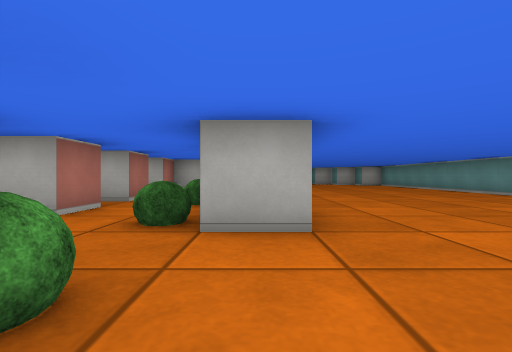
[1] (above)

24 first-person views from a walk through a cub3D ray-caster map. The camera is about half as high as the walls, looks level and sees 85° across. The floor is counted in squares. Each view is taken from the middle of a square. On the plan, view 1 faces up. The plan holds only what a view shows up to about 9 squares ahead; the rest is blank.

[2]
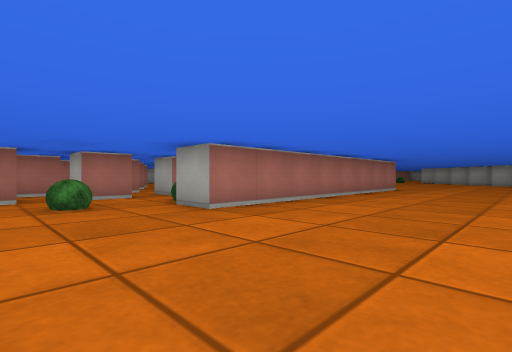

[3]
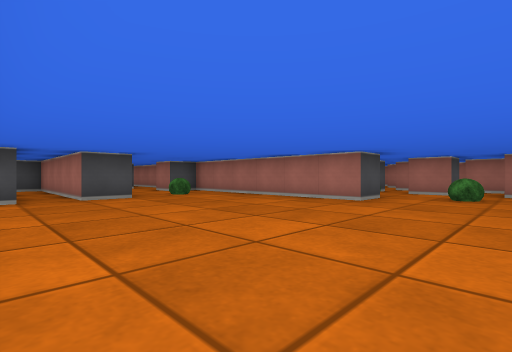

[4]
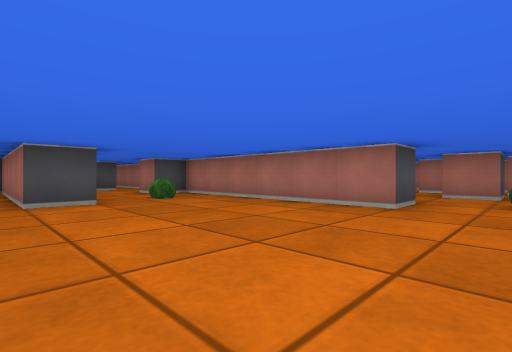

[5]
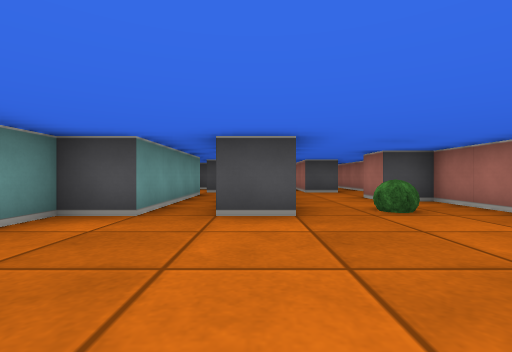

[6]
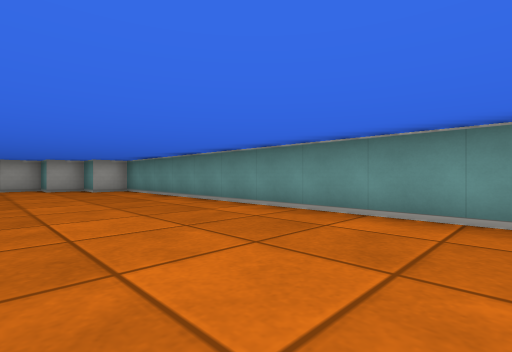

[7]
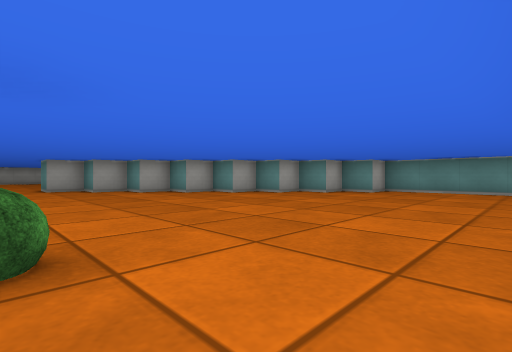

[8]
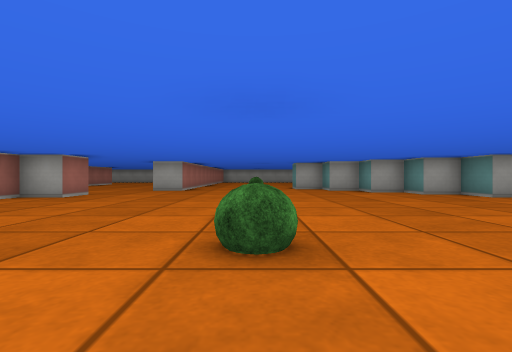

[9]
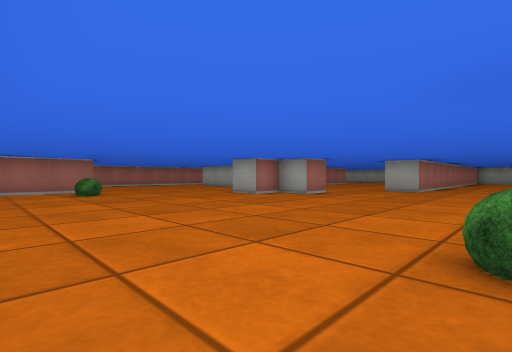

[10]
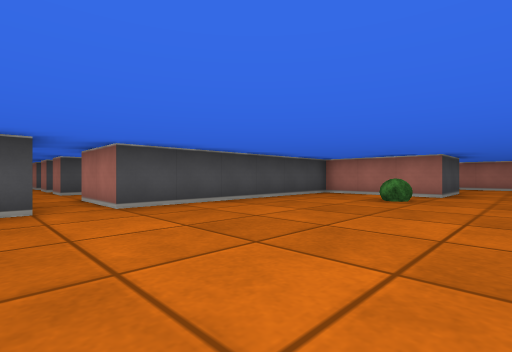

[11]
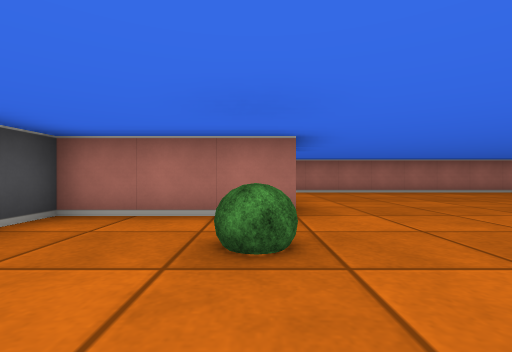

[12]
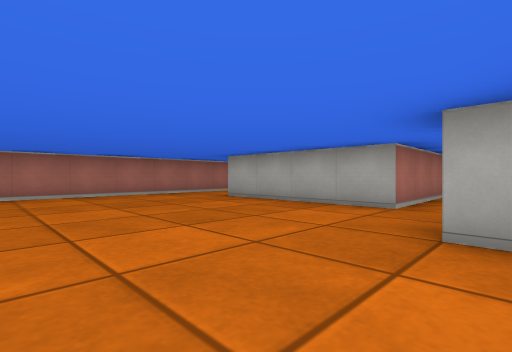

[13]
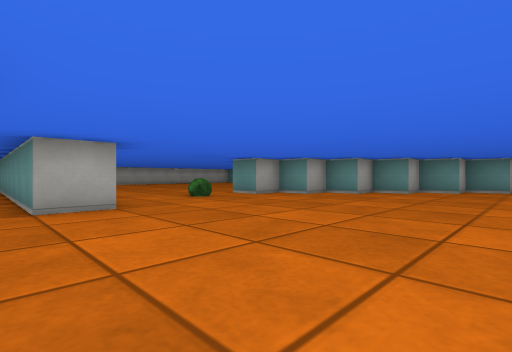

[14]
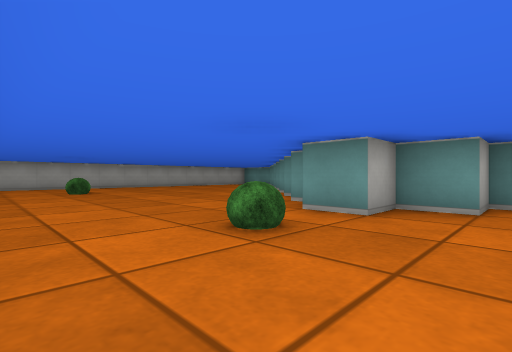

[15]
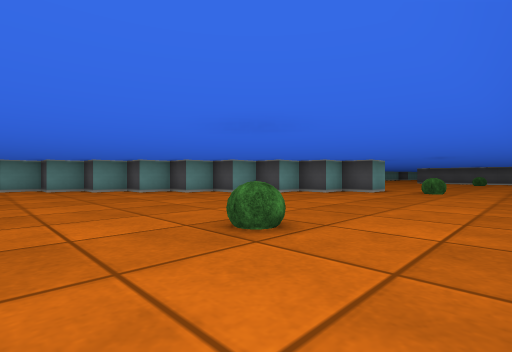

[16]
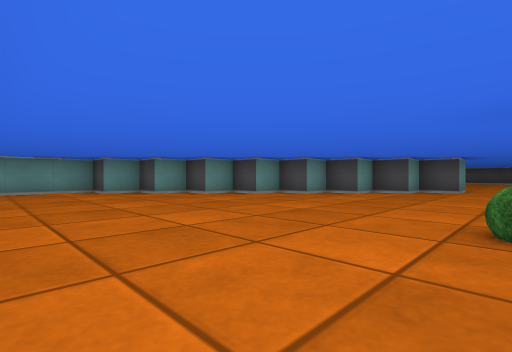

[17]
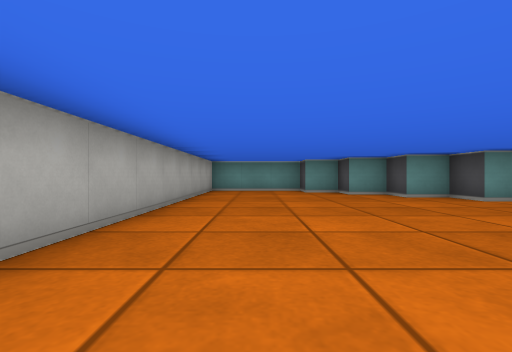

[18]
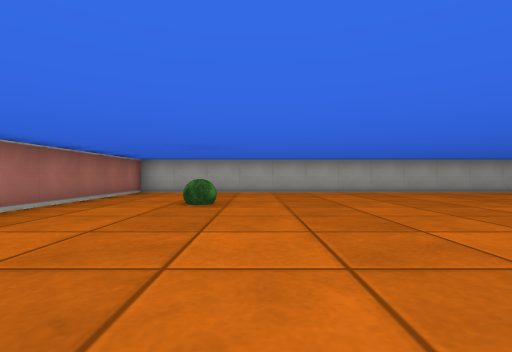

[19]
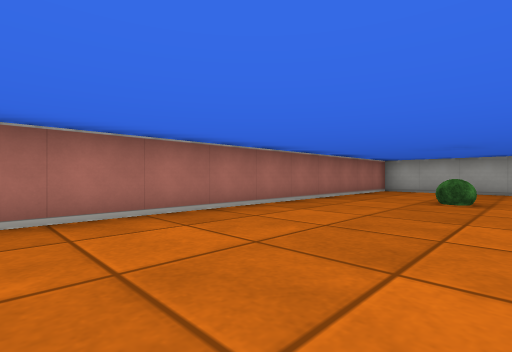

[20]
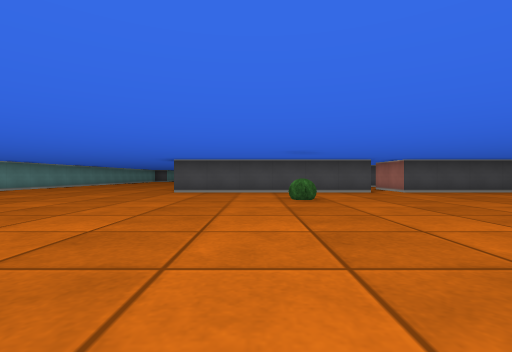

[21]
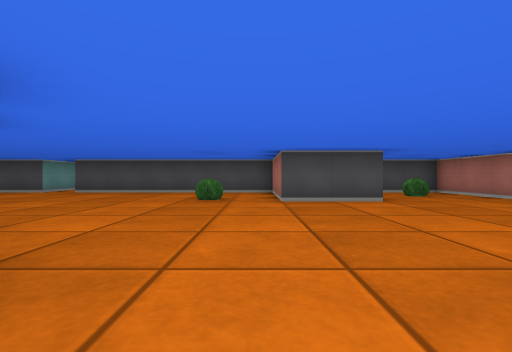

[22]
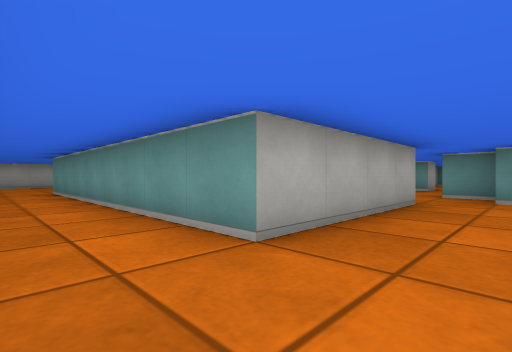

[23]
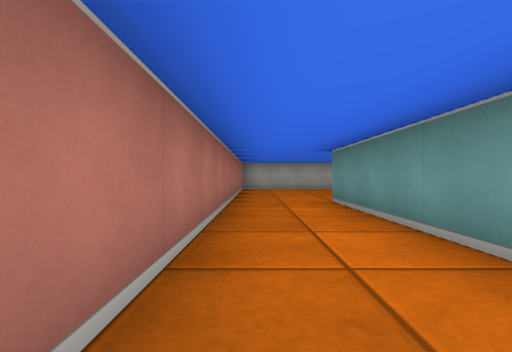

[24]
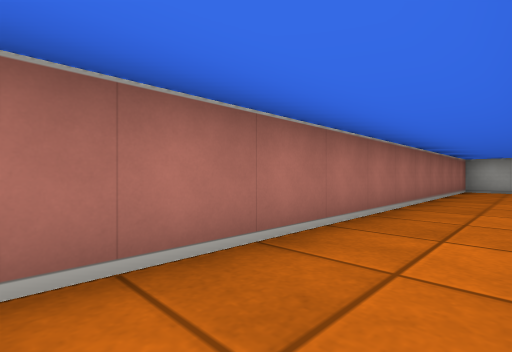

### Floor plan
Points are (right, up) in squares from view 1. A wall is a line through its corners. A room is listed if a view was taken in it or the views show most of it. See-through windows are left out.
Room 1 (view 1)
walls: (-6.5, 4.5) (-6.5, 3.9); (-4.5, 1.6) (-4.5, 0.5); (-4.5, -0.9) (-4.5, -1.5); (-7, 6.5) (-6.5, 6.5) (-6.5, 5.5); (-3.6, 0.5) (-2.5, 0.5) (-2.5, -0.5); (-2.5, 2.5) (-2.5, 1.5) (-3.5, 1.5); (-2.5, 4.5) (-2.5, 3.5) (-3.5, 3.5); (-2.5, 6.5) (-2.5, 5.5) (-3.1, 5.5); (-0.4, -0.5) (0.5, -0.5); (-5.5, 10) (-5.5, 10.5); (0.5, 2.5) (-0.5, 2.5); (-6.5, 10.5) (-6.5, 8.5); (-1.6, 8.5) (-2.5, 8.5) (-2.5, 7.5)
ways out: opening at (-6, 9.5) to room 2; opening at (0.3, 1) to room 2
objects: bush (-1, 1); bush (-1, 3); bush (-1, 5)
Room 2 (views 2, 3, 4, 5, 6, 7, 8, 9, 10, 11, 12, 13, 14, 15, 16, 17, 18, 19, 20, 21, 22, 23, 24)
walls: (-5.5, 10.5) (0.5, 10.5); (-7.5, 18.5) (-7.5, 17.5) (-8.5, 17.5) (-8.5, 16.5) (-9.5, 16.5); (-5.5, 21.2) (-5.5, 20.5) (-6.5, 20.5); (0.5, 9.2) (0.5, 2.5); (-9.5, 18.5) (-9.5, 19.5); (-10, 17.5) (-10.5, 17.5); (6.2, 14.5) (5.5, 14.5) (5.5, 15.5) (4.5, 15.5) (4.5, 16.5) (3.5, 16.5) (3.5, 17.5) (2.5, 17.5) (2.5, 18.5) (1.5, 18.5) (1.5, 19.5) (0.5, 19.5) (0.5, 20.5) (-0.5, 20.5) (-0.5, 21.5) (-1.5, 21.5) (-1.5, 22.5) (-0.5, 22.5) (-0.5, 23.5) (0.5, 23.5) (0.5, 24.5) (1.5, 24.5) (1.5, 25.5) (2.5, 25.5) (2.5, 26.5) (3.5, 26.5) (3.5, 27.5) (4.5, 27.5) (4.5, 28.5) (5.5, 28.5) (5.5, 29.5) (6.5, 29.5) (6.5, 31.6); (-11.5, 20.5) (-11.5, 19.5) (-15.5, 19.5) (-15.5, 27.5); (-14.6, 13.5) (-12.5, 13.5) (-12.5, 10.5) (-6.5, 10.5); (6.5, 5.1) (6.5, 14.2); (0.5, -0.5) (0.5, -6.5) (1.5, -6.5) (1.5, -7.5); (6, 32.5) (-5.5, 32.5) (-5.5, 23.1); (-17.5, 28.5) (-17.5, 10.5) (-15.9, 10.5); (3.4, -4.5) (4.5, -4.5); (5.5, -4.5) (6.5, -4.5) (6.5, -3.6); (1.5, -9.5) (2.5, -9.5)
ways out: opening at (-6, 9.5) to room 1; opening at (0.3, 1) to room 1; opening at (-16.5, 28.5); opening at (-9, 20); opening at (2, -9); opening at (5, -4)
objects: bush (-16, 12); bush (-11, 13); bush (-3, 13); bush (-3, 22); bush (-3, 29); bush (2, -5)

Where each view was taken, in squares from view 1:
view 1: 0 up, 0 right, facing up
view 2: 0 up, 4 right, facing up-left
view 3: 2 up, 6 right, facing down-left
view 4: 1 up, 5 right, facing down-left
view 5: 1 down, 4 right, facing down
view 6: 5 up, 3 right, facing up-right
view 7: 11 up, 3 left, facing up-right
view 8: 11 up, 3 left, facing up
view 9: 11 up, 3 left, facing up-left
view 10: 15 up, 5 left, facing down-left
view 11: 13 up, 9 left, facing left
view 12: 15 up, 10 left, facing up-left
view 13: 16 up, 7 left, facing up-right
view 14: 20 up, 5 left, facing up-right
view 15: 31 up, 5 left, facing down-right
view 16: 32 up, 3 left, facing down-right
view 17: 31 up, 3 left, facing right
view 18: 24 up, 2 left, facing up
view 19: 23 up, 2 left, facing up-left
view 20: 19 up, 2 left, facing down
view 21: 19 up, 12 left, facing down
view 22: 18 up, 17 left, facing up-right
view 23: 22 up, 17 left, facing up
view 24: 22 up, 16 left, facing up-left
